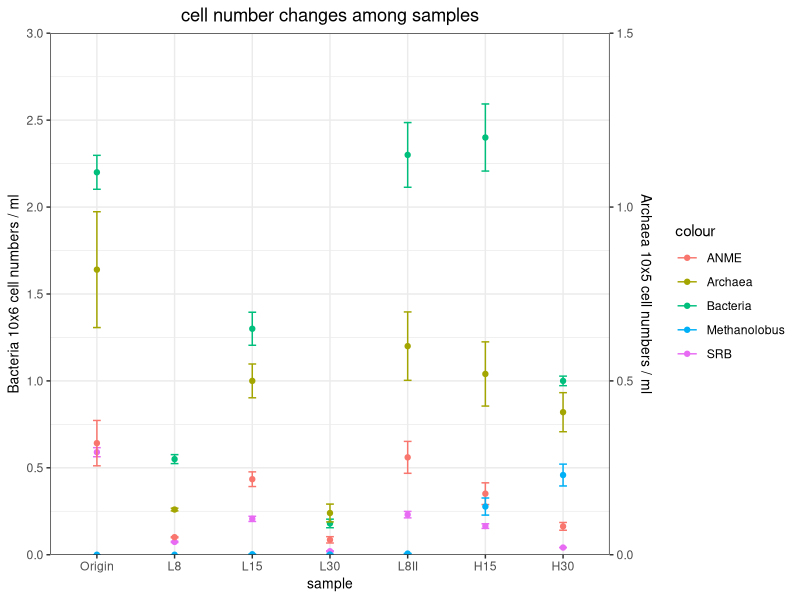
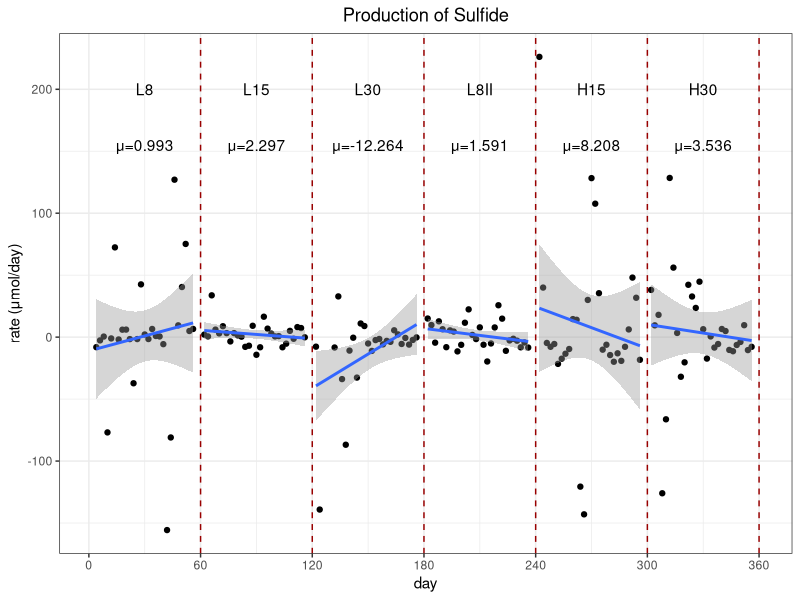
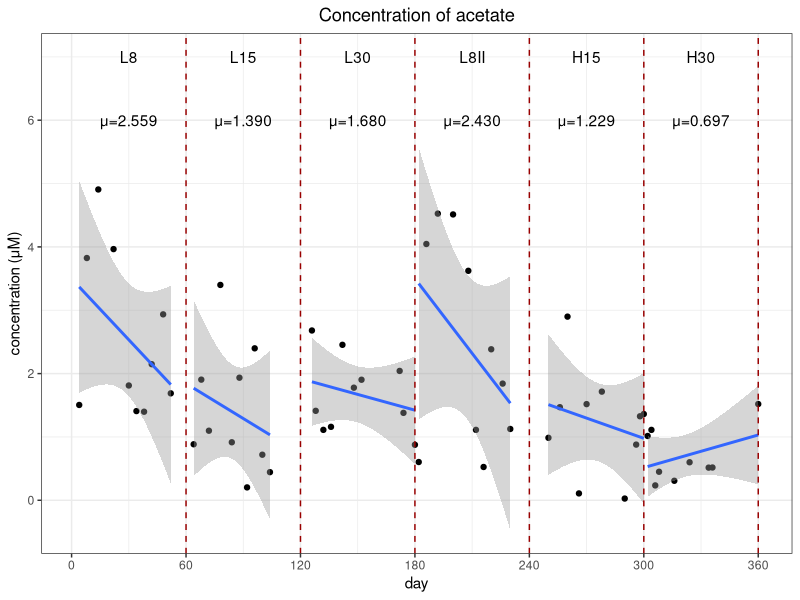
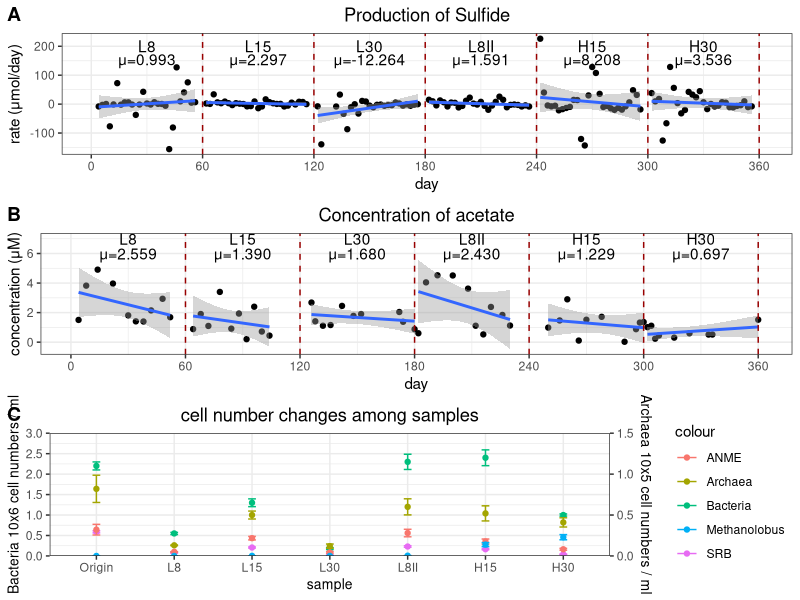
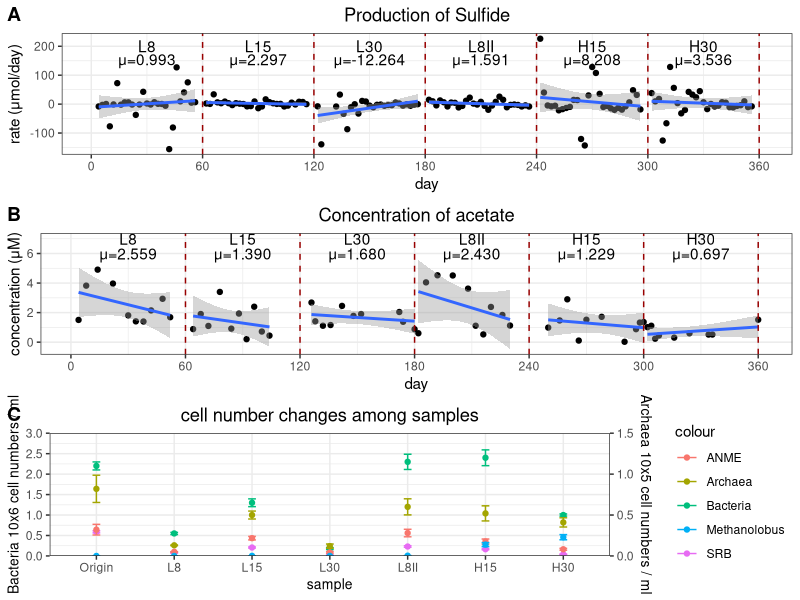

Write the R code that produced these figures, in order.
library(readxl)
library(grid)
library(reshape2)
library(ggplot2)
library("lubridate")
library("scales")
library("magrittr")
library("tidyr")
# cell numbers

data=read_excel("Table S1.concentration and cell number.xlsx",sheet="cell number",na="NA")
data$bac=data$`Bacteria (cell number/ ml)`/1000000
data$bsd=data$Bacteria_standard_deviation/1000000
data$arc=data$`Archaea  (cell number/ ml)`/50000
data$asd=data$Archaea_standard_deviation/50000

data$srb=data$`SRB_absolute_abundance (cell number/ ml)`/1000000
data$srb_sd=data$SRB_standard_deviation/1000000

data$ANME=data$`ANME_absolute_abundance  (cell number/ ml)`/50000
data$anme_sd=data$ANME_standard_deviation/50000

data$Met=data$`Methanolobus_absolute_abundance  (cell number/ ml)`/50000
data$Met_sd=data$Methanolobus_standard_deviation/50000

(p1=ggplot()+
    #bac
    geom_point(data = data,aes(x = factor(Sample),y = bac,group=1,colour="Bacteria"),size=1.5)+
    geom_errorbar(data = data,aes(x = factor(Sample),y = bac,ymin=bac-bsd, ymax=bac+bsd,colour="Bacteria"), width=.1) +
    #arc
    geom_point(data = data,aes(x = factor(Sample),y = arc ,group=1,colour="Archaea"),size=1.5)+
    geom_errorbar(data = data,aes(x = factor(Sample),y = arc,ymin=arc-asd, ymax=arc+asd,colour="Archaea"), width=.1) +
    #SRB
    geom_point(data = data,aes(x = factor(Sample),y =srb,group=1,colour="SRB"),size=1.5)+
    geom_errorbar(data = data,aes(x = factor(Sample),y = srb,ymin=srb-srb_sd, ymax=srb+srb_sd,colour="SRB"), width=.1) +
    #ANME
    geom_point(data = data,aes(x = factor(Sample),y =ANME,group=1,colour="ANME"),size=1.5)+
    geom_errorbar(data = data,aes(x = factor(Sample),y = ANME,ymin=ANME-anme_sd, ymax=ANME+anme_sd,colour="ANME"), width=.1)+
    #Mehanolobus
    geom_point(data = data,aes(x = factor(Sample),y =Met,group=1,colour="Methanolobus"),size=1.5)+
    geom_errorbar(data = data,aes(x = factor(Sample),y = Met,ymin=Met-Met_sd, ymax=Met+Met_sd,colour="Methanolobus"), width=.1)+
    #axis
    scale_y_continuous(limits=c(0,3),expand=c(0,0),
                       breaks=pretty_breaks(5),                           
                       sec.axis = sec_axis( ~rescale(.,c(0,1.5)),
                                            name = "Archaea 10x5 cell numbers / ml")
    )+
    theme_bw()+
    theme(plot.title = element_text(hjust = 0.5))+
    theme(axis.title.x = element_text(size = 10),axis.title.y = element_text(size = 10))+
    xlab("sample")+
    ylab("Bacteria 10x6 cell numbers / ml")+
    labs(title="cell number changes among samples")+
    scale_x_discrete(limits=c("Origin","L8","L15","L30","L8II", "H15", "H30"))
)

## acitivity
data=read_excel("Table S1.concentration and cell number.xlsx",sheet="key compounds concentration",na="NA")
######sulfide
sulfide=data[,c(1,2,3)]
colnames(sulfide)=c("days","Sample","value")
(p_sulfide=ggplot(sulfide, aes(x=days, y=value,group=sulfide$Sample))+ 
    geom_point()+
    geom_smooth(method = "lm",aes(group=sulfide$Sample))+
    theme_bw()+xlab('day')+ylab('rate (μmol/day)')+
    geom_vline(aes(xintercept=60), colour="#990000", linetype="dashed")+
    geom_vline(aes(xintercept=120), colour="#990000", linetype="dashed")+
    geom_vline(aes(xintercept=240), colour="#990000", linetype="dashed")+
    geom_vline(aes(xintercept=180), colour="#990000", linetype="dashed")+
    geom_vline(aes(xintercept=300), colour="#990000", linetype="dashed")+
    geom_vline(aes(xintercept=360), colour="#990000", linetype="dashed")+
    theme_bw()+
    annotate("text", x=30 , y=200,label='L8') +
    annotate("text", x=90 , y=200,label='L15') +
    annotate("text", x=150 , y=200,label='L30') +
    annotate("text", x=210 , y=200,label='L8II') +
    annotate("text", x=270 , y=200,label='H15') +
    annotate("text", x=330 , y=200,label='H30') +
    annotate("text", x=30 , y=155,label='μ=0.993') +
    annotate("text", x=90 , y=155,label='μ=2.297') +
    annotate("text", x=150 , y=155,label='μ=-12.264') +
    annotate("text", x=210 , y=155,label='μ=1.591') +
    annotate("text", x=270 , y=155,label='μ=8.208') +
    annotate("text", x=330 , y=155,label='μ=3.536') +
    labs(title='Production of Sulfide')+
    theme(plot.title = element_text(hjust = 0.5))+
    scale_x_continuous(breaks=seq(0, 360, 60))  
)


#######acetate
acetate=data[,c(1,2,4)]
colnames(acetate)=c("days","Sample","value")

(p_acetate=ggplot(acetate, aes(x=days, y=value,group=acetate$Sample))+ 
    geom_point()+
    geom_smooth(method = "lm",aes(group=acetate$Sample))+
    theme_bw()+xlab('day')+ylab('concentration (μM)')+
    geom_vline(aes(xintercept=60), colour="#990000", linetype="dashed")+
    geom_vline(aes(xintercept=120), colour="#990000", linetype="dashed")+
    geom_vline(aes(xintercept=240), colour="#990000", linetype="dashed")+
    geom_vline(aes(xintercept=180), colour="#990000", linetype="dashed")+
    geom_vline(aes(xintercept=300), colour="#990000", linetype="dashed")+
    geom_vline(aes(xintercept=360), colour="#990000", linetype="dashed")+
    theme_bw()+
    annotate("text", x=30 , y=7,label='L8') +
    annotate("text", x=90 , y=7,label='L15') +
    annotate("text", x=150 , y=7,label='L30') +
    annotate("text", x=210 , y=7,label='L8II') +
    annotate("text", x=270 , y=7,label='H15') +
    annotate("text", x=330 , y=7,label='H30') +
    annotate("text", x=30 , y=6,label='μ=2.559') +
    annotate("text", x=90 , y=6,label='μ=1.390') +
    annotate("text", x=150 , y=6,label='μ=1.680') +
    annotate("text", x=210 , y=6,label='μ=2.430') +
    annotate("text", x=270 , y=6,label='μ=1.229') +
    annotate("text", x=330 , y=6,label='μ=0.697') +
    labs(title='Concentration of acetate')+
    theme(plot.title = element_text(hjust = 0.5))+
    scale_x_continuous(breaks=seq(0, 360, 60))  
)





## merge all plot
library(cowplot)

plot_grid(p_sulfide, p_acetate,p1,
          labels = c("A", "B","C"),nrow=3)
ggsave(file="Fig 1.pdf",dpi=300,width = 7.3,units="in",limitsize = FALSE)
